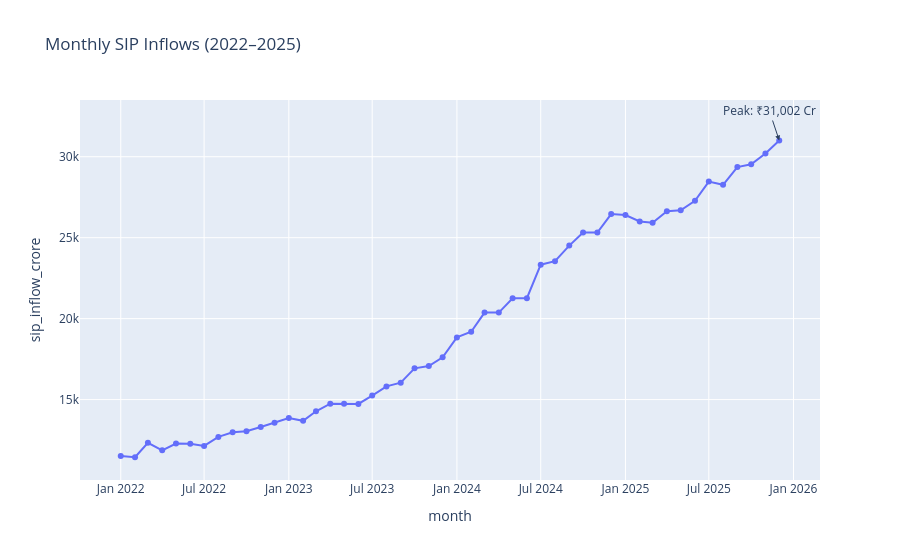

The code cell stored with this chart in its notebook:
### Markdown cell above
# Monthly SIP Inflow Trend (2022–2025)

### Code cell
# SIP Inflow Trend Analysis

sip["month"] = pd.to_datetime(sip["month"])

peak = sip.loc[sip["sip_inflow_crore"].idxmax()]

fig = px.line(
    sip,
    x="month",
    y="sip_inflow_crore",
    markers=True,
    title="Monthly SIP Inflows (2022–2025)"
)

fig.add_annotation(
    x=peak["month"].strftime("%Y-%m-%d"),
    y=float(peak["sip_inflow_crore"]),
    text=f"Peak: ₹{peak['sip_inflow_crore']:,} Cr",
    showarrow=True,
    arrowhead=2
)

fig.show()

fig.write_image(reports_path / "sip_trend.png")

print("Highest SIP Inflow:")
print(peak)

### Figure 1 — Plotly figure (JSON) as saved in the notebook; plotly's stock layout.template omitted (floating-point values rounded to 4 significant figures)
{"data": [{"hovertemplate": "month=%{x}<br>sip_inflow_crore=%{y}<extra></extra>", "legendgroup": "", "line": {"color": "#636efa", "dash": "solid"}, "marker": {"symbol": "circle"}, "mode": "lines+markers", "name": "", "orientation": "v", "showlegend": false, "type": "scatter", "x": ["2022-01-01T00:00:00", "2022-02-01T00:00:00", "2022-03-01T00:00:00", "2022-04-01T00:00:00", "2022-05-01T00:00:00", "2022-06-01T00:00:00", "2022-07-01T00:00:00", "2022-08-01T00:00:00", "2022-09-01T00:00:00", "2022-10-01T00:00:00", "2022-11-01T00:00:00", "2022-12-01T00:00:00", "2023-01-01T00:00:00", "2023-02-01T00:00:00", "2023-03-01T00:00:00", "2023-04-01T00:00:00", "2023-05-01T00:00:00", "2023-06-01T00:00:00", "2023-07-01T00:00:00", "2023-08-01T00:00:00", "2023-09-01T00:00:00", "2023-10-01T00:00:00", "2023-11-01T00:00:00", "2023-12-01T00:00:00", "2024-01-01T00:00:00", "2024-02-01T00:00:00", "2024-03-01T00:00:00", "2024-04-01T00:00:00", "2024-05-01T00:00:00", "2024-06-01T00:00:00", "2024-07-01T00:00:00", "2024-08-01T00:00:00", "2024-09-01T00:00:00", "2024-10-01T00:00:00", "2024-11-01T00:00:00", "2024-12-01T00:00:00", "2025-01-01T00:00:00", "2025-02-01T00:00:00", "2025-03-01T00:00:00", "2025-04-01T00:00:00", "2025-05-01T00:00:00", "2025-06-01T00:00:00", "2025-07-01T00:00:00", "2025-08-01T00:00:00", "2025-09-01T00:00:00", "2025-10-01T00:00:00", "2025-11-01T00:00:00", "2025-12-01T00:00:00"], "xaxis": "x", "y": [11517, 11438, 12328, 11863, 12286, 12276, 12140, 12694, 12976, 13040, 13306, 13573, 13856, 13687, 14276, 14749, 14749, 14734, 15245, 15814, 16042, 16928, 17073, 17610, 18838, 19187, 20371, 20371, 21262, 21262, 23332, 23547, 24509, 25323, 25320, 26459, 26400, 25999, 25926, 26632, 26688, 27274, 28464, 28265, 29361, 29529, 30200, 31002], "yaxis": "y"}], "layout": {"annotations": [{"arrowhead": 2, "showarrow": true, "text": "Peak: ₹31,002 Cr", "x": "2025-12-01", "y": 31002}], "legend": {"tracegroupgap": 0}, "title": {"text": "Monthly SIP Inflows (2022–2025)"}, "xaxis": {"anchor": "y", "domain": [0, 1], "title": {"text": "month"}}, "yaxis": {"anchor": "x", "domain": [0, 1], "title": {"text": "sip_inflow_crore"}}}}
